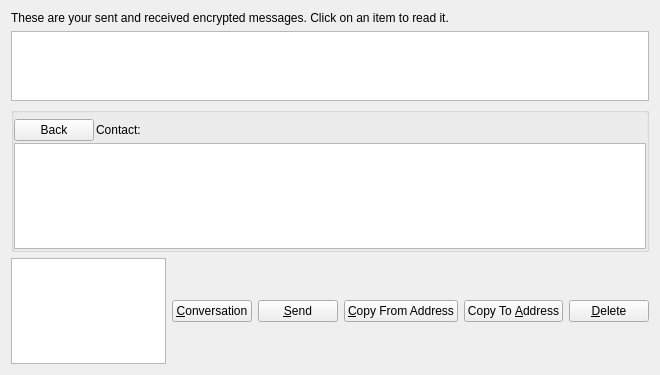
<?xml version="1.0" encoding="UTF-8"?>
<ui version="4.0">
 <class>MessagePage</class>
 <widget class="QWidget" name="MessagePage">
  <property name="geometry">
   <rect>
    <x>0</x>
    <y>0</y>
    <width>660</width>
    <height>375</height>
   </rect>
  </property>
  <property name="windowTitle">
   <string>Address Book</string>
  </property>
  <layout class="QVBoxLayout" name="verticalLayout_2">
   <item>
    <widget class="QLabel" name="labelExplanation">
     <property name="text">
      <string>These are your sent and received encrypted messages. Click on an item to read it.</string>
     </property>
     <property name="textFormat">
      <enum>Qt::PlainText</enum>
     </property>
     <property name="wordWrap">
      <bool>true</bool>
     </property>
    </widget>
   </item>
   <item>
    <widget class="QTableView" name="tableView">
     <property name="contextMenuPolicy">
      <enum>Qt::CustomContextMenu</enum>
     </property>
     <property name="toolTip">
      <string>Click on a message to view it</string>
     </property>
     <property name="tabKeyNavigation">
      <bool>false</bool>
     </property>
     <property name="alternatingRowColors">
      <bool>true</bool>
     </property>
     <property name="selectionMode">
      <enum>QAbstractItemView::SingleSelection</enum>
     </property>
     <property name="selectionBehavior">
      <enum>QAbstractItemView::SelectRows</enum>
     </property>
     <property name="sortingEnabled">
      <bool>true</bool>
     </property>
     <attribute name="verticalHeaderVisible">
      <bool>false</bool>
     </attribute>
    </widget>
   </item>
   <item>
    <layout class="QVBoxLayout" name="verticalLayout">
     <item>
      <widget class="QGroupBox" name="messageDetails">
       <property name="title">
        <string/>
       </property>
       <layout class="QVBoxLayout" name="verticalLayout_4">
        <property name="spacing">
         <number>2</number>
        </property>
        <property name="leftMargin">
         <number>0</number>
        </property>
        <property name="topMargin">
         <number>6</number>
        </property>
        <property name="rightMargin">
         <number>0</number>
        </property>
        <property name="bottomMargin">
         <number>0</number>
        </property>
        <item>
         <layout class="QHBoxLayout" name="horizontalLayout_3">
          <item>
           <widget class="QPushButton" name="backButton">
            <property name="text">
             <string>Back</string>
            </property>
            <property name="icon">
             <iconset resource="../bitcoin.qrc">
              <normaloff>:/icons/quit</normaloff>:/icons/quit</iconset>
            </property>
           </widget>
          </item>
          <item>
           <widget class="QLabel" name="labelContact">
            <property name="text">
             <string>Contact:</string>
            </property>
           </widget>
          </item>
          <item>
           <widget class="QLabel" name="contactLabel">
            <property name="text">
             <string/>
            </property>
           </widget>
          </item>
          <item>
           <spacer name="horizontalSpacer_3">
            <property name="orientation">
             <enum>Qt::Horizontal</enum>
            </property>
            <property name="sizeHint" stdset="0">
             <size>
              <width>40</width>
              <height>20</height>
             </size>
            </property>
           </spacer>
          </item>
         </layout>
        </item>
        <item>
         <widget class="QListView" name="listConversation"/>
        </item>
        <item>
         <layout class="QVBoxLayout" name="verticalLayout_3"/>
        </item>
       </layout>
      </widget>
     </item>
     <item>
      <layout class="QHBoxLayout" name="horizontalLayout">
       <item>
        <widget class="QTextEdit" name="messageEdit"/>
       </item>
       <item>
        <widget class="QPushButton" name="newButton">
         <property name="text">
          <string>&amp;Conversation</string>
         </property>
         <property name="icon">
          <iconset resource="../bitcoin.qrc">
           <normaloff>:/icons/add</normaloff>:/icons/add</iconset>
         </property>
        </widget>
       </item>
       <item>
        <widget class="QPushButton" name="sendButton">
         <property name="toolTip">
          <string>Sign a message to prove you own a CinniCoin address</string>
         </property>
         <property name="text">
          <string>&amp;Send</string>
         </property>
         <property name="icon">
          <iconset resource="../bitcoin.qrc">
           <normaloff>:/icons/send</normaloff>:/icons/send</iconset>
         </property>
        </widget>
       </item>
       <item>
        <widget class="QPushButton" name="copyFromAddressButton">
         <property name="toolTip">
          <string>Copy the currently selected address to the system clipboard</string>
         </property>
         <property name="text">
          <string>&amp;Copy From Address</string>
         </property>
         <property name="icon">
          <iconset resource="../bitcoin.qrc">
           <normaloff>:/icons/editcopy</normaloff>:/icons/editcopy</iconset>
         </property>
        </widget>
       </item>
       <item>
        <widget class="QPushButton" name="copyToAddressButton">
         <property name="toolTip">
          <string>Copy the currently selected address to the system clipboard</string>
         </property>
         <property name="text">
          <string>Copy To &amp;Address</string>
         </property>
         <property name="icon">
          <iconset resource="../bitcoin.qrc">
           <normaloff>:/icons/editcopy</normaloff>:/icons/editcopy</iconset>
         </property>
        </widget>
       </item>
       <item>
        <widget class="QPushButton" name="deleteButton">
         <property name="toolTip">
          <string>Delete the currently selected address from the list</string>
         </property>
         <property name="text">
          <string>&amp;Delete</string>
         </property>
         <property name="icon">
          <iconset resource="../bitcoin.qrc">
           <normaloff>:/icons/remove</normaloff>:/icons/remove</iconset>
         </property>
        </widget>
       </item>
       <item>
        <spacer name="horizontalSpacer">
         <property name="orientation">
          <enum>Qt::Horizontal</enum>
         </property>
         <property name="sizeHint" stdset="0">
          <size>
           <width>40</width>
           <height>20</height>
          </size>
         </property>
        </spacer>
       </item>
      </layout>
     </item>
    </layout>
   </item>
  </layout>
 </widget>
 <resources>
  <include location="../bitcoin.qrc"/>
 </resources>
 <connections/>
</ui>
